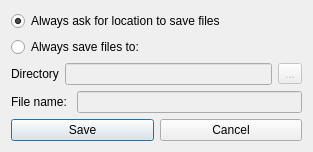
<?xml version="1.0" encoding="UTF-8"?>
<ui version="4.0">
 <class>Dialog</class>
 <widget class="QDialog" name="Dialog">
  <property name="geometry">
   <rect>
    <x>0</x>
    <y>0</y>
    <width>313</width>
    <height>147</height>
   </rect>
  </property>
  <property name="windowTitle">
   <string>Preferences</string>
  </property>
  <layout class="QVBoxLayout" name="verticalLayout">
   <item>
    <widget class="QRadioButton" name="alwaysAskButton">
     <property name="sizePolicy">
      <sizepolicy hsizetype="Minimum" vsizetype="Fixed">
       <horstretch>0</horstretch>
       <verstretch>0</verstretch>
      </sizepolicy>
     </property>
     <property name="text">
      <string>Always ask for location to save files</string>
     </property>
     <property name="checked">
      <bool>true</bool>
     </property>
    </widget>
   </item>
   <item>
    <widget class="QRadioButton" name="alwaysSaveButton">
     <property name="text">
      <string>Always save files to:</string>
     </property>
    </widget>
   </item>
   <item>
    <layout class="QHBoxLayout" name="horizontalLayout">
     <item>
      <widget class="QLabel" name="label_2">
       <property name="text">
        <string>Directory</string>
       </property>
      </widget>
     </item>
     <item>
      <widget class="QLineEdit" name="pathBox">
       <property name="enabled">
        <bool>false</bool>
       </property>
      </widget>
     </item>
     <item>
      <widget class="QToolButton" name="browseButton">
       <property name="enabled">
        <bool>false</bool>
       </property>
       <property name="text">
        <string>...</string>
       </property>
      </widget>
     </item>
    </layout>
   </item>
   <item>
    <layout class="QHBoxLayout" name="horizontalLayout_3">
     <item>
      <widget class="QLabel" name="label">
       <property name="text">
        <string>File name: </string>
       </property>
      </widget>
     </item>
     <item>
      <widget class="QLineEdit" name="fileNameBox">
       <property name="enabled">
        <bool>false</bool>
       </property>
      </widget>
     </item>
    </layout>
   </item>
   <item>
    <layout class="QHBoxLayout" name="horizontalLayout_2">
     <item>
      <widget class="QPushButton" name="saveButton">
       <property name="text">
        <string>Save</string>
       </property>
       <property name="autoDefault">
        <bool>false</bool>
       </property>
       <property name="default">
        <bool>true</bool>
       </property>
      </widget>
     </item>
     <item>
      <widget class="QPushButton" name="cancelButton">
       <property name="text">
        <string>Cancel</string>
       </property>
       <property name="autoDefault">
        <bool>false</bool>
       </property>
      </widget>
     </item>
    </layout>
   </item>
  </layout>
 </widget>
 <resources/>
 <connections/>
</ui>
